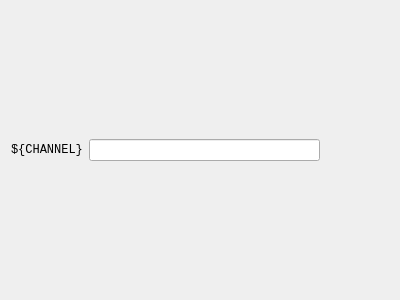
<?xml version="1.0" encoding="UTF-8"?>
<ui version="4.0">
 <class>Form</class>
 <widget class="QWidget" name="Form">
  <property name="geometry">
   <rect>
    <x>0</x>
    <y>0</y>
    <width>400</width>
    <height>300</height>
   </rect>
  </property>
  <property name="windowTitle">
   <string>Form</string>
  </property>
  <layout class="QHBoxLayout" name="horizontalLayout_2">
   <item>
    <layout class="QHBoxLayout" name="horizontalLayout">
     <item alignment="Qt::AlignLeft">
      <widget class="PyDMLabel" name="channelname">
       <property name="font">
        <font>
         <family>Monospace</family>
        </font>
       </property>
       <property name="toolTip">
        <string/>
       </property>
       <property name="text">
        <string>${CHANNEL}</string>
       </property>
       <property name="channel" stdset="0">
        <string/>
       </property>
      </widget>
     </item>
     <item>
      <widget class="PyDMLineEdit" name="desc">
       <property name="toolTip">
        <string/>
       </property>
       <property name="alarmSensitiveBorder" stdset="0">
        <bool>false</bool>
       </property>
       <property name="channel" stdset="0">
        <string>ca://${CHANNEL}.DESC</string>
       </property>
      </widget>
     </item>
     <item alignment="Qt::AlignVCenter">
      <widget class="PyDMByteIndicator" name="value">
       <property name="toolTip">
        <string/>
       </property>
       <property name="alarmSensitiveContent" stdset="0">
        <bool>true</bool>
       </property>
       <property name="channel" stdset="0">
        <string>ca://${CHANNEL}.VAL</string>
       </property>
       <property name="circles" stdset="0">
        <bool>true</bool>
       </property>
       <property name="labelPosition" stdset="0">
        <enum>QTabWidget::West</enum>
       </property>
       <property name="numBits" stdset="0">
        <number>1</number>
       </property>
       <property name="labels" stdset="0">
        <stringlist>
         <string> </string>
        </stringlist>
       </property>
      </widget>
     </item>
     <item alignment="Qt::AlignVCenter">
      <widget class="PyDMLabel" name="valuelabel">
       <property name="sizePolicy">
        <sizepolicy hsizetype="Fixed" vsizetype="Preferred">
         <horstretch>0</horstretch>
         <verstretch>0</verstretch>
        </sizepolicy>
       </property>
       <property name="minimumSize">
        <size>
         <width>57</width>
         <height>0</height>
        </size>
       </property>
       <property name="maximumSize">
        <size>
         <width>57</width>
         <height>16777215</height>
        </size>
       </property>
       <property name="toolTip">
        <string/>
       </property>
       <property name="alarmSensitiveContent" stdset="0">
        <bool>true</bool>
       </property>
       <property name="channel" stdset="0">
        <string>ca://${CHANNEL}.VAL</string>
       </property>
      </widget>
     </item>
    </layout>
   </item>
  </layout>
 </widget>
 <customwidgets>
  <customwidget>
   <class>PyDMLabel</class>
   <extends>QLabel</extends>
   <header>pydm.widgets.label</header>
  </customwidget>
  <customwidget>
   <class>PyDMByteIndicator</class>
   <extends>QWidget</extends>
   <header>pydm.widgets.byte</header>
  </customwidget>
  <customwidget>
   <class>PyDMLineEdit</class>
   <extends>QLineEdit</extends>
   <header>pydm.widgets.line_edit</header>
  </customwidget>
 </customwidgets>
 <resources/>
 <connections/>
</ui>
